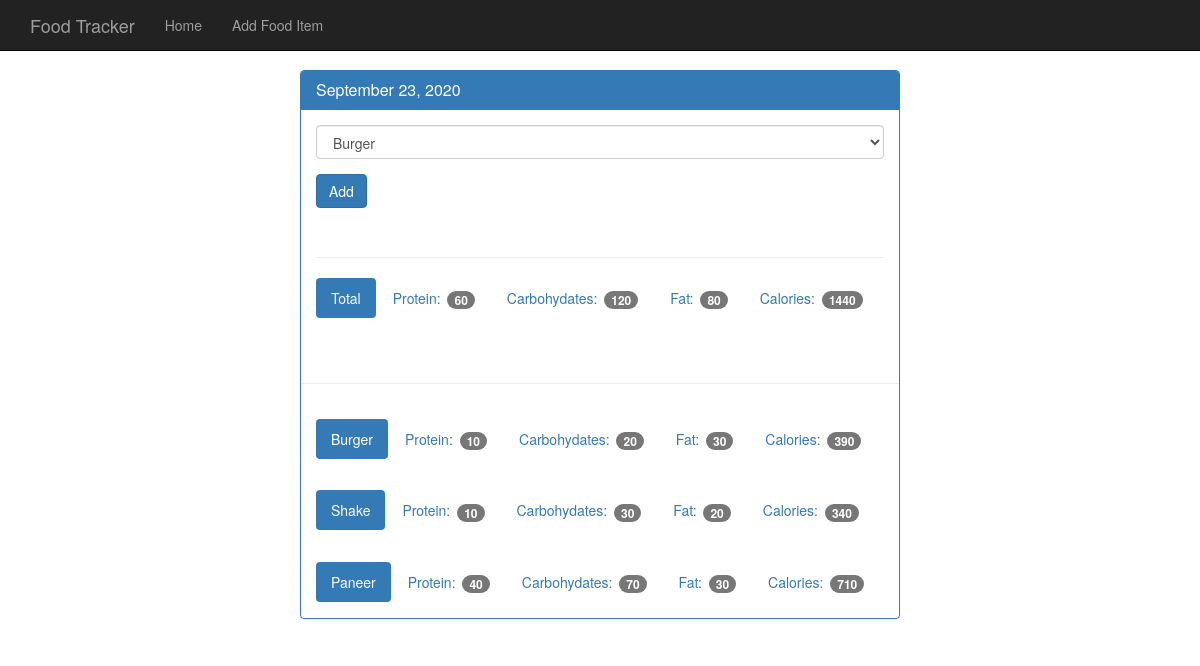
Page /view/20200923 on the committed database.
### tables this page shows
CREATE TABLE food (
    id integer primary key autoincrement,
    name text not null,
    protein integer not null,
    carbohydrates integer not null,
    fat integer not null,
    calories integer not null
);

### app.py (the view)
@app.route('/view/<date>', methods = ['GET', 'POST']) # date in format YYYYMMDD here 20200920
def view(date):
    db = get_db()
    cur = db.execute('select id, entry_date from log_date where entry_date = ?', [date])
    date_result = cur.fetchone()
    if request.method == 'POST':
        db.execute('insert into food_date (food_id, log_date_id) values (?, ?)', [request.form['food-select'], date_result['id']])
        db.commit()
    d = datetime.strptime(str(date_result['entry_date']), '%Y%m%d')
    pretty_date = datetime.strftime(d, '%B %d, %Y')
    food_cur = db.execute('select id, name  from food')
    food_results = food_cur.fetchall()
    log_cur = db.execute('''select food.name, food.protein, food.carbohydrates, food.fat, food.calories
                            from log_date
                            join food_date on food_date.log_date_id = log_date.id
                            join food on food.id = food_date.food_id
                            where log_date.entry_date = ?''',[date])
    log_results = log_cur.fetchall()
    totals = {}
    totals['protein'] = 0
    totals['carbohydrates'] = 0
    totals['fat'] = 0
    totals['calories'] = 0
    for food in log_results:
        totals['protein'] += food['protein']
        totals['carbohydrates'] += food['carbohydrates']
        totals['fat'] += food['fat']
        totals['calories'] += food['calories']
    return render_template('day.html', entry_date = date_result['entry_date'], pretty_date = pretty_date, \
                            food_results = food_results, log_results = log_results, totals = totals)

### database.py (called while the page is built)
def connect_db():
    sql = sqlite3.connect('food_log.db')
    sql.row_factory = sqlite3.Row
    return sql

def get_db():
    if not hasattr(g, 'sqlite3_db'):
        g.sqlite_db = connect_db()
    return g.sqlite_db

### templates/day.html
{% extends "base.html" %}
{% block body %}
    <nav class="navbar navbar-inverse navbar-fixed-top">
      <div class="container">
        <div class="navbar-header">
          <a class="navbar-brand" href="{{ url_for('index')}}">Food Tracker</a>
        </div>
        <div id="navbar" class="navbar-collapse collapse">
          <ul class="nav navbar-nav">
            <li><a href="{{ url_for('index')}}">Home</a></li>
            <li><a href="{{ url_for('food')}}">Add Food Item</a></li>
          </ul>
        </div>
      </div>
    </nav>
    <div class="container theme-showcase col-sm-6 col-sm-offset-3" role="main">
      <div class="row">
        <div>
          <div class="panel panel-primary">
            <div class="panel-heading">
              <h3 class="panel-title">{{ pretty_date }}</h3>
            </div>
            <div class="panel-body">
              <form method="POST" action="{{ url_for('view', date= entry_date) }}">
                <div class="form-group">
                  <select class="form-control" name="food-select">
                    {% for food in food_results %}
                    <option value = {{ food.id }}>{{ food.name }}</option>
                    {% endfor %}
                  </select>
                </div>
                <button type="submit" class="btn btn-primary">Add</button>
              </form>
              <div class="page-header"></div>
              <ul class="nav nav-pills" role="tablist">
                <li class="active"><a>Total</a></li>
                <li><a>Protein: <span class="badge">{{ totals.protein }}</span></a></li>
                <li><a>Carbohydates: <span class="badge">{{ totals.carbohydrates}}</span></a></li>
                <li><a>Fat: <span class="badge">{{ totals.fat }}</span></a></li>
                <li><a>Calories: <span class="badge">{{ totals.calories}}</span></a></li>
              </ul>
            </div>
            <div class="page-header"></div>
            {% for food in log_results %}
            <div class="panel-body">
              <ul class="nav nav-pills" role="tablist">
                <li class="active"><a>{{ food.name }}</a></li>
                <li><a>Protein: <span class="badge">{{ food.protein }}</span></a></li>
                <li><a>Carbohydates: <span class="badge">{{ food.carbohydrates }}</span></a></li>
                <li><a>Fat: <span class="badge">{{ food.fat }}</span></a></li>
                <li><a>Calories: <span class="badge">{{ food.calories }}</span></a></li>
              </ul>
            </div>
            {% endfor %}
          </div>
        </div>
      </div>
    </div>
{% endblock %}

### static/theme.css (style rules this page uses)
body { padding-top: 70px; padding-bottom: 30px; }

### rows in the picture
food: name "Burger", protein "10", carbohydrates "20", fat "30", calories "390"
food: name "Shake", protein "10", carbohydrates "30", fat "20", calories "340"
food: name "Paneer", protein "40", carbohydrates "70", fat "30", calories "710"

### other values in the picture
{{ pretty_date }} "September 23, 2020"
{{ totals.protein }} "60"
{{ totals.carbohydrates }} "120"
{{ totals.fat }} "80"
{{ totals.calories }} "1440"
form field food-select "Burger"
